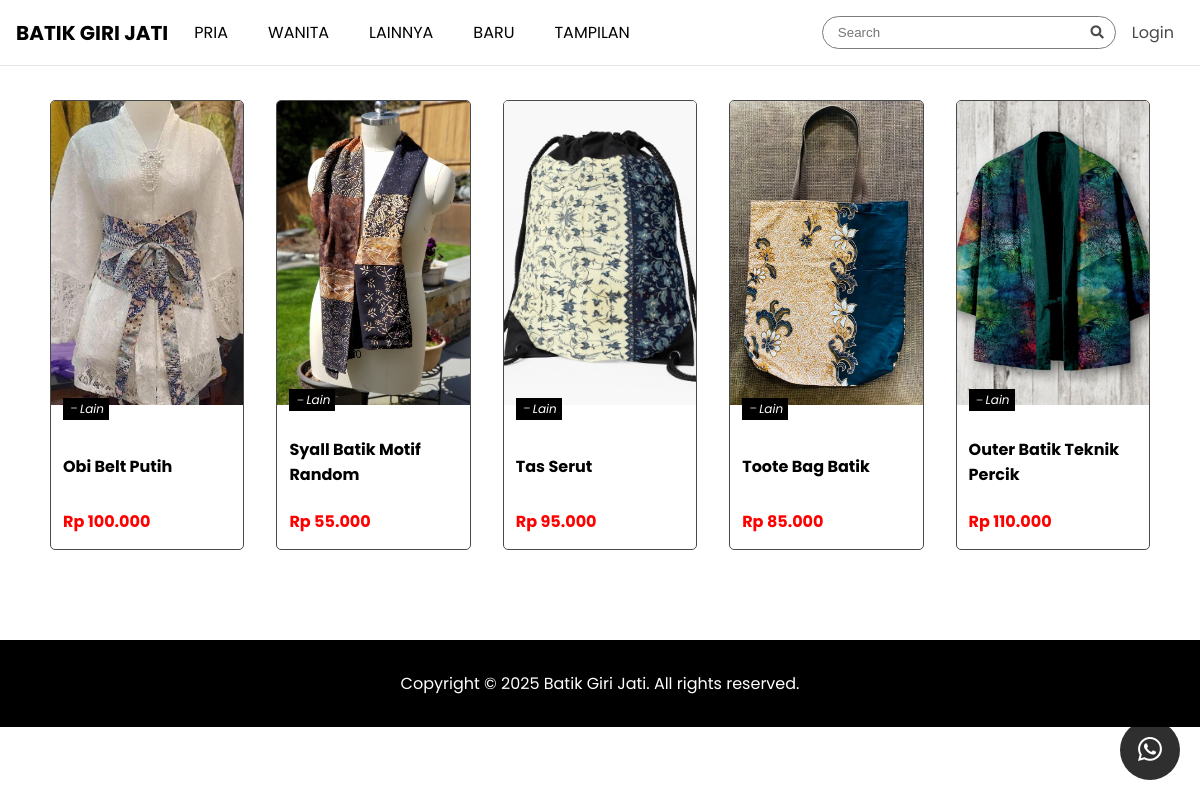
Page /kids.php on the committed database.
### tables this page shows
CREATE TABLE `produk` (
  `id` int(11) NOT NULL,
  `nama` varchar(150) NOT NULL,
  `kategori` varchar(50) NOT NULL,
  `harga` decimal(10,2) NOT NULL,
  `deskripsi` varchar(1000) NOT NULL,
  `stok` int(11) NOT NULL,
  `gambar` varchar(255) NOT NULL,
  `waktutambah` timestamp NOT NULL DEFAULT current_timestamp() ON UPDATE current_timestamp()
);

### kids.php (the view, shortened to what this page needs)
<?php
include 'config.php';
$sql = "SELECT * FROM produk WHERE kategori='Lain'";
$orderBy = " ORDER BY waktutambah DESC";
$sql .= $orderBy;
$result = mysqli_query($conn, $sql);
$rows = [];
while ($row = mysqli_fetch_assoc($result)) {
    $rows[] = $row;
}
?>
<!DOCTYPE html>
<html lang="en">
<head>
    <link rel="stylesheet" href="https://cdn.jsdelivr.net/npm/bootstrap-icons@1.10.5/font/bootstrap-icons.css">
    <link href="https://cdnjs.cloudflare.com/ajax/libs/font-awesome/5.15.3/css/all.min.css" rel="stylesheet" />
    <link rel="stylesheet" href="style/viewall.css">
    <link rel="stylesheet" href="style/header.css">
</head>
<body>
    <?php include 'header.php' ?>
    <main>
      <br></br>
    <section id="product">
            <div class="grid">
                <?php foreach ($rows as $r) { ?>
                    <a href="viewproduk.php?id=<?= $r['id'] ?>" class="grid-link">
                        <div class="grid-item">
                            <img alt="Product" src="uploads/<?= $r['gambar'] ?>" />
                            <p><span class="kategori"><i class="bi bi-dash"></i><?= $r['kategori']; ?></span></p>
                            <h2><?php $words = explode(" ", $r['nama']);
                                $short_desc = count($words) > 6 ? implode(" ", array_slice($words, 0, 6)) . "..." : $r['nama'];
                                echo $short_desc; ?></h2>
                            <p class="rp"><?= "Rp " . number_format($r['harga'], 0, ',', '.'); ?></p>
                        </div>
                    </a>
                <?php } ?>
            </div>
        </section>
        <div class="wa">
            <a href="https://wa.me/6287733803742" target="_blank"><i class="bi bi-whatsapp"></i></a>
        </div>
    </main>
    <footer>
        <p>Copyright &copy; 2025 Batik Giri Jati. All rights reserved.</p>
    </footer>
</body>
</html>

### style/viewall.css (style rules this page uses)
body { font-family: Poppins, sans-serif; margin: 0; padding: 0; }
#product { width: 100%; display: flex; flex-wrap: wrap; justify-content: center; scroll-margin-top: 110px; }
footer { background-color: #000; color: white; padding: 15px 0; margin-top: 40px; text-align: center; }
.grid { display: grid; grid-template-columns: 1fr; gap: 32px; margin: 50px;; }
.grid-link { text-decoration: none; color: #000; }
@media (min-width: 1024px) { .grid { grid-template-columns: repeat(5, 2fr); } }
.grid-item img { width: 100%; height: 19rem; object-fit: cover; }
.grid-item h2 { font-size: 1rem; font-weight: bold; margin: 12px; margin-top: -20px; }
.rp { color: red; margin-bottom: 8px; margin: 0px 12px 15px 12px; font-weight: bold; }
.kategori { font-style: italic; position: absolute; padding: 2px 5px; background-color: rgb(0, 0, 0); color: white; margin: -2.6rem 12px 0px 12px; font-size: 12px; }

### rows in the picture
produk: gambar (picture), kategori "Lain", nama "Obi Belt Putih", harga "100.000"
produk: gambar (picture), kategori "Lain", nama "Syall Batik Motif Random", harga "55.000"
produk: gambar (picture), kategori "Lain", nama "Tas Serut", harga "95.000"
produk: gambar (picture), kategori "Lain", nama "Toote Bag Batik", harga "85.000"
produk: gambar (picture), kategori "Lain", nama "Outer Batik Teknik Percik", harga "110.000"
